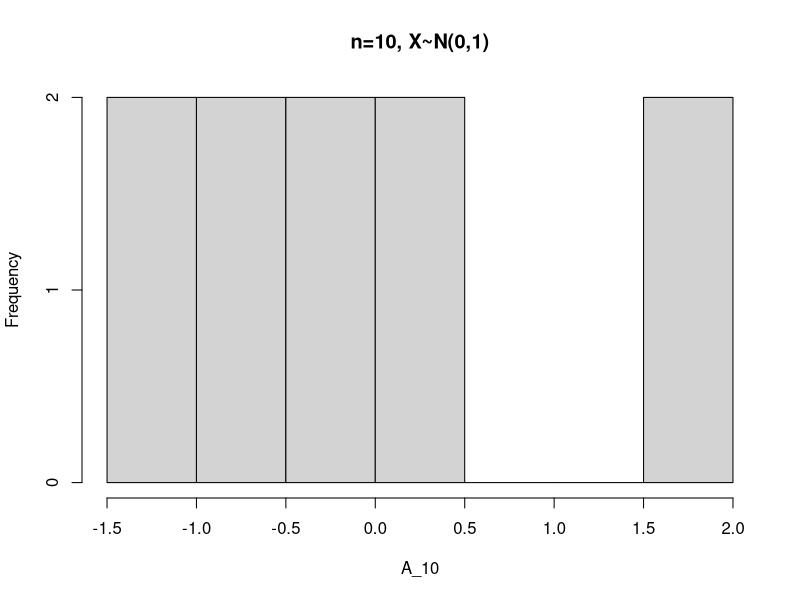
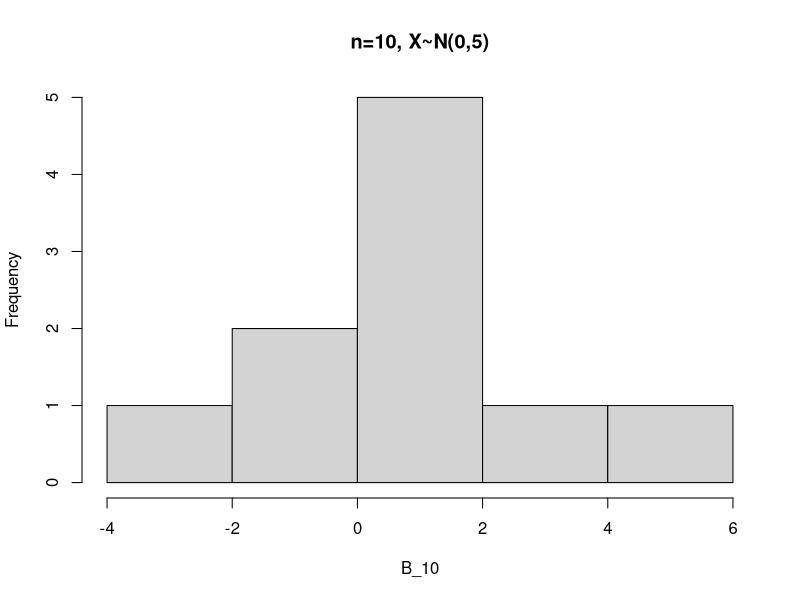
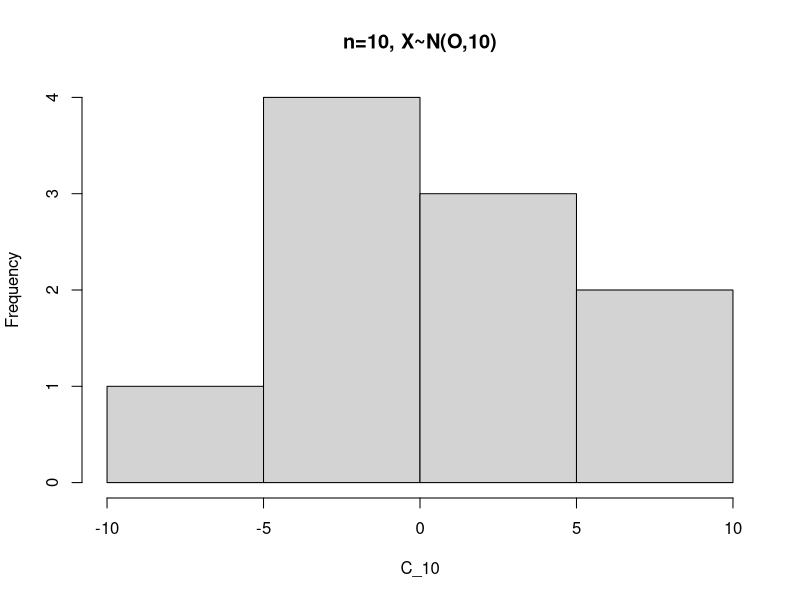
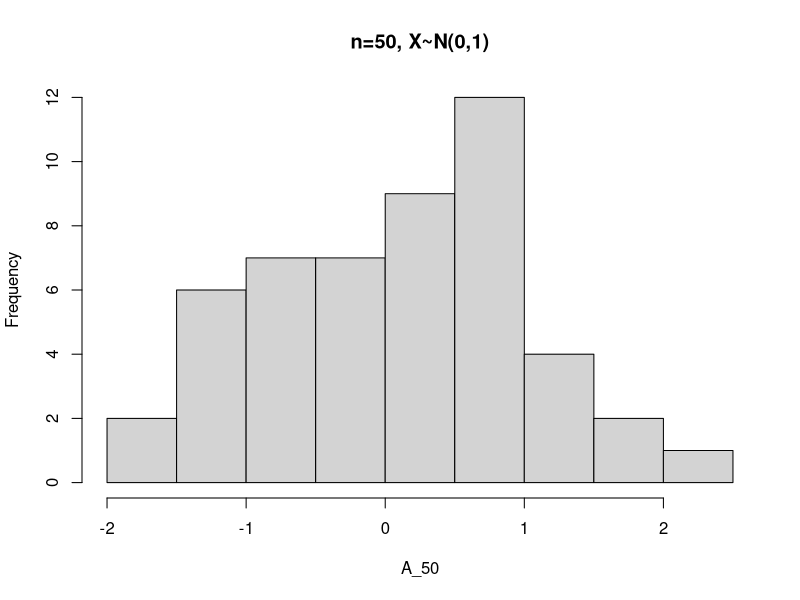
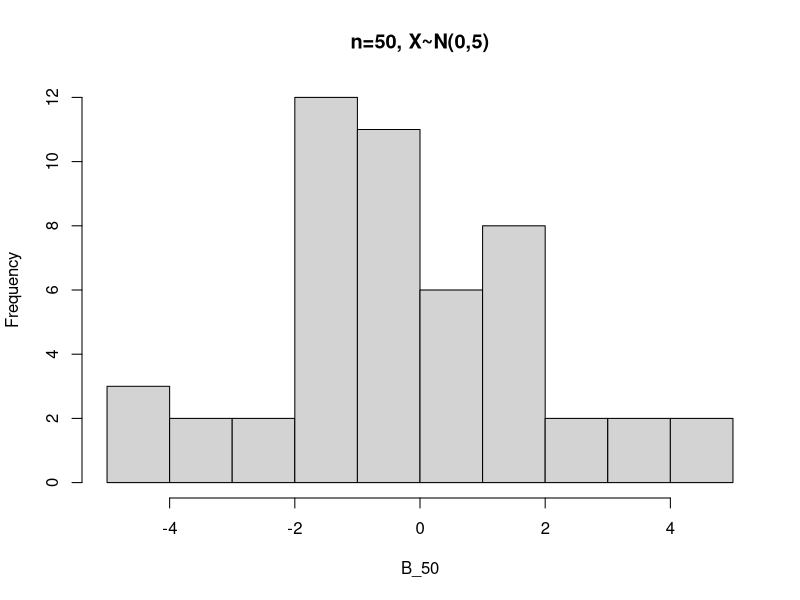
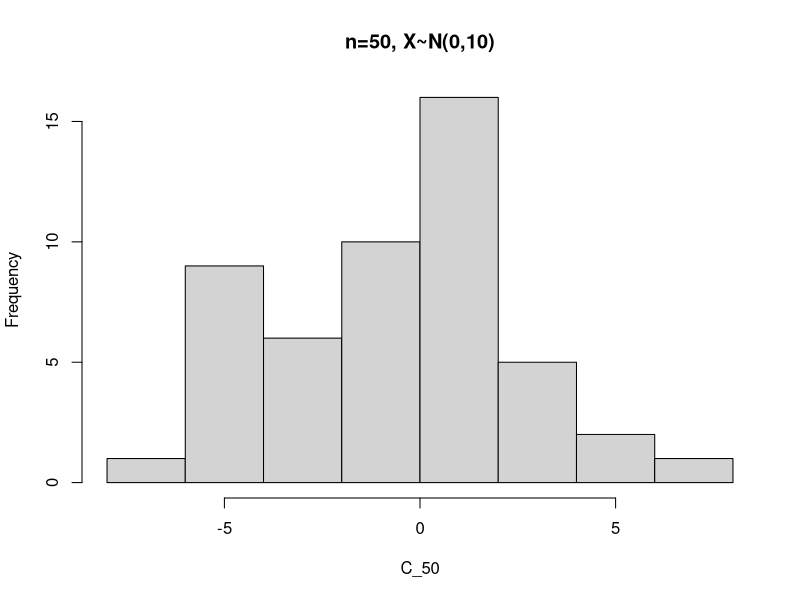
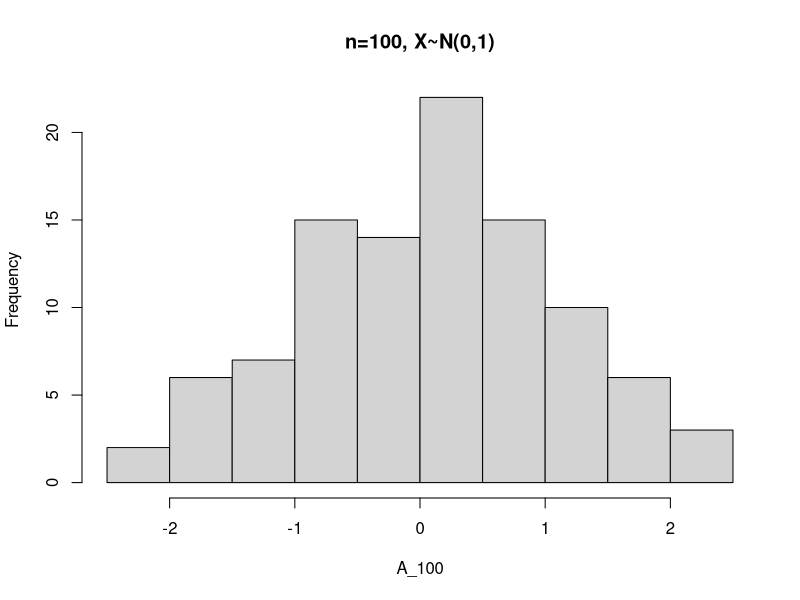
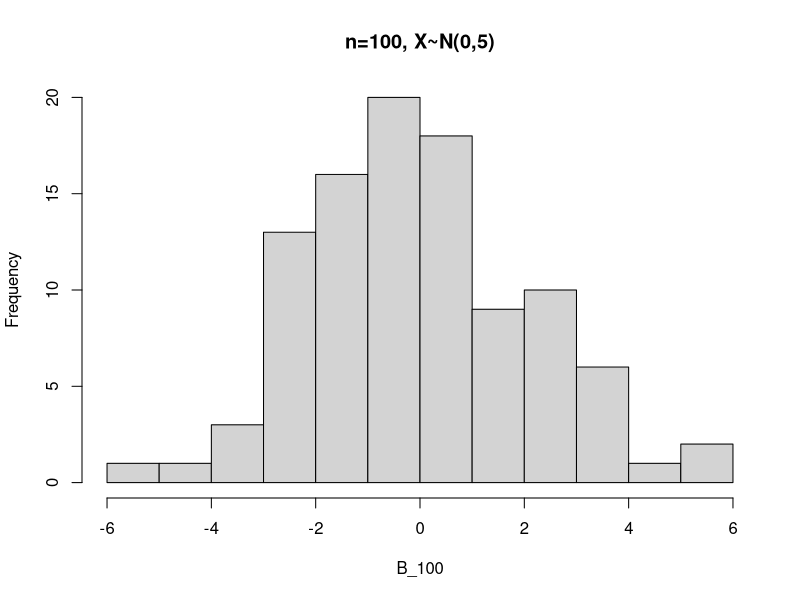

Recreate these plots in R, in order. (Note: this script raises an error after producing the figures.)

# - 1. 확률변수 그래프 그리기       
# - 2. 시계열 데이터 그래프 그리기         
# - 3. 순수확률과정(백색잡음과정)
# - 4. 이동평균과정(Moving Average Process)
# - 5. 자기회귀과정(Auto Regressive Process)
# - 6. 잡음이 섞인 신호
# - 7. Binary Process
# - 8. Random Walk

# < Examples of Stochastic Process > 
# - 1. Binary Process
# - 2. Random Walk 
#  * MA(Moving Average)를 이용하여 Random walk의 평활 그래프 그리기

# < Continuous Probability Distribution >
# - 1. Uniform Distribution
# - 1. Normal Distribution

# < Discrete Probability Distribution >
# - 1. Uniform Distribution

#-----------------------------------------------------------------------------------------------
#-----------------------------------------------------------------------------------------------


# 1. 확률변수 그래프 그리기


# 객체 생성
# ex) x<-7 또는 x=7
# 단축키 ; alt + -

# 코드 실행 ; Ctrl + Enter 또는 Run

# rnorm ; 정규분포에서 난수생성하는 함수
# rnorm(n=표본수, mean=평균,sd=표준편차)

# hist ; 히스토그램을 그려주는 함수
# hist(x=데이터, main = 제목)

# sqrt ; SQUARE ROOT, 제곱근을 구해주는 함수


#-----------------------------------------------------------------------------------------------


# 1-1. n=10일 때


# 1) N(O,1)
A_10<-rnorm(n=10, mean=0, sd=sqrt(1))
hist(A_10,main="n=10, X~N(0,1)")

# 2) N(0,5)
B_10<-rnorm(n=10, mean=0, sd=sqrt(5))
hist(B_10,main="n=10, X~N(0,5)")

# 3) N(O,10)
C_10<-rnorm(n=10, mean=0, sd=sqrt(10))
hist(C_10,main = "n=10, X~N(O,10)")


#-----------------------------------------------------------------------------------------------


# 1-2. n=50일 때


# 1) N(0,1)
A_50<-rnorm(n=50, mean=0, sd=sqrt(1))
hist(A_50, main="n=50, X~N(0,1)")

# 2) N(0,5)
B_50<-rnorm(n=50, mean=0, sd=sqrt(5))
hist(B_50, main="n=50, X~N(0,5)")

# 3) N(0,10)
C_50<-rnorm(n=50, mean=0, sd=sqrt(10))
hist(C_50, main="n=50, X~N(0,10)")



#-----------------------------------------------------------------------------------------------


# 1-3. n=100일 때


# 1) N(0,1)
A_100<-rnorm(n=100, mean=0, sd=sqrt(1))
hist(A_100, main="n=100, X~N(0,1)")

# 2) N(0,5)
B_100<-rnorm(n=100, mean=0, sd=sqrt(5))
hist(B_100, main="n=100, X~N(0,5)")

# 3) N(0,10)
C_100<-rnorm(n=100, mean=0, sd=sqrt(10))
hist(C_100, main="n=100, X~N(0,10)")


#-----------------------------------------------------------------------------------------------


# 1-4. n=1000일 때


# 1) N(0,1)
A_1000<-rnorm(1000, mean=0, sd=sqrt(1))
hist(A_1000,main="n=1000, X~N(0,1)")

# 2) N(0,5)
B_1000<-rnorm(1000, mean=0, sd=sqrt(5))
hist(B_1000,main="n=1000, X~N(0,5)")

# 3) N(0,10)
C_1000<-rnorm(1000, mean=0, sd=sqrt(10))
hist(C_1000,main ="n=1000, X~N(0,10)")


#-----------------------------------------------------------------------------------------------
#-----------------------------------------------------------------------------------------------


# 2. 시계열 데이터 그래프 그리기


# ts ; 시계열 데이터 생성하는 함수
# ts(데이터, frequency=간격, start=시작일)

# plot ; 그래프를 그려주는 함수, 시계열 데이터 객체를 시계열 그래프로 나타낼 수 있음.
# plot(x,y)
# plot(시계열 객체, main = 제목)


#-----------------------------------------------------------------------------------------------


# 2-1. n=10일 때


# 1) N(0,1)
ts_A_10=ts(rnorm(n=10, mean=0, sd = sqrt(1)), frequency=1, start=1)
plot(ts_A_10, main= 'n=10, mean=0, var=1' )


# 2) N(0,5)
ts_B_10=ts(rnorm(n=10, mean=0, sd = sqrt(5)), frequency=1, start=1)
plot(ts_B_10, main= 'n=10, mean=0, var=5' )

# 3) N(0,10)
ts_C_10=ts(rnorm(n=10, mean=0, sd = sqrt(5)), frequency=1, start=1)
plot(ts_C_10, main= 'n=10, mean=0, var=10' )


#-----------------------------------------------------------------------------------------------


# 2-2. n=50일 때


# 1) N(0,1)
ts_A_50=ts(rnorm(n=50, mean=0, sd = sqrt(1)), frequency=1, start=1)
plot(ts_A_50, main= 'n=50, mean=0, var=1' )

# 2) N(0,5)
ts_B_50=ts(rnorm(n=50, mean=0, sd = sqrt(5)), frequency=1, start=1)
plot(ts_B_50, main= 'n=50, mean=0, var=5')

# 3) N(0,10)
ts_C_50=ts(rnorm(n=50, mean=0, sd = sqrt(10)), frequency=1, start=1)
plot(ts_C_50, main= 'n=50, mean=0, var=10')


#-----------------------------------------------------------------------------------------------


# 2-3. n=100일 때


# 1) N(0,1)
ts_A_100=ts(rnorm(n=100, mean=0, sd = sqrt(1)),frequency=1, start=1)
plot(ts_A_100, main= 'n=100, mean=0, var=1' )

# 2) N(0,5)
ts_B_100=ts(rnorm(n=100, mean=0, sd = sqrt(5)), frequency=1, start=1)
plot(ts_B_100, main= 'n=100, mean=0, var=5')

# 3) N(0,10)
ts_C_100=ts(rnorm(n=100, mean=0, sd = sqrt(10)), frequency=1, start=1)
plot(ts_C_100, main= 'n=100, mean=0, var=10')


#-----------------------------------------------------------------------------------------------


# 2-4. n=1000일 때


# 1) N(0,1)
ts_A_1000=ts(rnorm(n=1000, mean=0, sd = sqrt(1)),frequency=1, start=1)
plot(ts_A_1000, main= 'n=1000, mean=0, var=1' )

# 2) N(0,5)
ts_B_1000=ts(rnorm(n=1000, mean=0, sd = sqrt(5)), frequency=1, start=1)
plot(ts_B_1000, main= 'n=1000, mean=0, var=5')

# 3) N(0,10)
ts_C_1000=ts(rnorm(n=1000, mean=0, sd = sqrt(10)), frequency=1, start=1)
plot(ts_C_1000, main= 'n=1000, mean=0, var=10')


#-----------------------------------------------------------------------------------------------
# 동일한 정규분포에서 생성된 난수이지만,
# 확률변수와 시계열의 모양은 전혀 다름.

#--------------------------------------------

# 확률변수 그래프

a_10 <- runif(n = 10, min = 0 , max = 1)
his(a_10, main = "n=10 , min = 0, max = 1")


a_50 <- runif(n = 50 , min = 0 , max = 1)
hist(a_50 , main = " n=50, min=0, max=1")

a_100 <- runif(n=100, min=0, max=1)
hist(a_100)

a_1000 <- runif(n=1000, min=0, max=1)
hist(a_1000, main = "n= 1000, min=0, max=1")

a_50000 <- runif(n=50000, min=0, max=1)
hist(a_50000, main = "n= 50000, min=0, max=1")

# 시계열 데이터 그래프

ts_10 <- ts(runif(n=10,min=0, max=1), frequency = 1 , start =1)
plot(ts_10, main = "ts_10")


#-----------------------------------------------------------------------------------------------
#-----------------------------------------------------------------------------------------------
# - 3. 순수확률과정(백색잡음과정)
# Wt~iid N(0,분산)


# Wt 생성   /  Wt~iid N(0,분산)
set.seed(1) # 난수 생성시, 재사용 가능
W<-ts(rnorm(n=10, mean=0, sd = sqrt(1)), frequency=1, start=1) # ts함수 이용하여 시계열 데이터 만들기

# Wt 그래프
plot(W, main= '순수확률과정(백색잡음과정)' )


#-----------------------------------------------------------------------------------------------
# n=100인경우


# Wt 생성   /  Wt~iid N(0,분산)
W<-ts(rnorm(n=100, mean=0, sd = sqrt(1)), frequency=1, start=1)

# Wt 그래프
plot(W, main= '순수확률과정(백색잡음과정)' )


#-----------------------------------------------------------------------------------------------
# n=100, 분산=10인 경우 → 분산 증가하여, 변동폭이 커짐


# Wt 생성   /  Wt~iid N(0,분산)
W<-ts(rnorm(n=100, mean=0, sd = sqrt(10)), frequency=1, start=1)

# Wt 그래프
plot(W, main= '순수확률과정(백색잡음과정)' )


#-----------------------------------------------------------------------------------------------
# n=100, 분산=1인경우 & n=100, 분산=10인경우


# Wt 생성   /  Wt~iid N(0,분산)
W_1<-ts(rnorm(n=100, mean=0, sd = sqrt(1)), frequency=1, start=1)
W_10<-ts(rnorm(n=100, mean=0, sd = sqrt(10)), frequency=1, start=1)
# Wt 그래프
plot(W_1, main= '순수확률과정(백색잡음과정)',
     ylim=c(min(min(W_1),min(W_10)), max(max(W_1),max(W_10))))
lines(W_10,col="blue")
legend("topright", legend = c("분산=1","분산=10"),
       lty = c(1,1),
       fill = c("black","blue"))


#-----------------------------------------------------------------------------------------------
#-----------------------------------------------------------------------------------------------
# - 4. 이동평균과정(Moving Average Process )
# 백색잡음 그래프 위에 그려서 비교해보기
# Yt= (Wt-1 + Wt + Wt+1)/3 → zoo패키지의 rollmean 함수 이용


# 3-Point Moving Average Process 

# Wt 생성   /   Wt~iid N(0,분산)
set.seed(1)
W<-ts(rnorm(n=10, mean=0, sd = sqrt(1)), frequency=1, start=1)

# Wt 그래프
plot(W, main= '순수확률과정(백색잡음과정)' )

# Yt생성   /   Yt= (Wt-1 + Wt + Wt+1)÷3 → zoo패키지의 rollmean 함수 이용
library(zoo) # 이동평균계산을 위해 필요한 패키지
zoo_W <- zoo(W) # 'zoo'객체로 변환
MA_Yt<-rollmean(x = zoo_W, k = 3)  # k=3일 때,이동평균 계산

# Wt그래프와 Yt그래프
plot(W,main="순수확률과정 & 이동평균과정")   # Wt 그래프
lines(MA_Yt, col = 'blue')   # k=3로,이동평균한 그래프
legend("topleft", legend = c("백색잡음","k=3인 이동평균"),
       lty = c(1,1),
       fill = c("black","blue"))

#-----------------------------------------------------------------------------------------------
# 5-Point Moving Average Process
# n=100, k=5

# Wt 생성 /  Wt~iid N(0,분산)
W<-ts(rnorm(n=100, mean=0, sd = sqrt(1)), frequency=1, start=1)

# Wt 그래프
plot(W, main= '순수확률과정(백색잡음과정)' )

# Yt생성   /   Yt= (Wt-2 + Wt-1 + Wt + Wt+1 + Wt+2)÷5 → zoo패키지의 rollmean 함수 이용
library(zoo) # 이동평균계산을 위해 필요한 패키지
zoo_W<- zoo(W) # 'zoo'객체로 변환
MA_Yt<-rollmean(x = zoo_W, k = 5)  # k=5일 때,이동평균 계산

# Wt그래프와 Yt그래프
plot(W,main="순수확률과정 & 이동평균과정")    # Wt 그래프
lines(MA_Yt, col = 'blue')   # k=5로,이동평균한 그래프
legend("topleft", legend = c("백색잡음","k=5인 이동평균"),
       lty = c(1,1),
       fill = c("black","blue"))




#-----------------------------------------------------------------------------------------------
#-----------------------------------------------------------------------------------------------
# - 5. 자기회귀과정(Auto Regressive Process) → AR(1) : 하나의 시점에만 종속됨
# Xt=Xt-1 + Wt


# Wt 생성 /  Wt~iid N(0,분산)
set.seed(1) # 난수 생성
W<-ts(rnorm(n=10, mean=0, sd = sqrt(1)), frequency=1, start=1)


# Xt 생성   / Xt=Xt-1 + Wt
X=c() 

for(t in 2:10){
  X[1]=W[1]
  X[t]=X[t-1]+W[t]
  print(X[t])
}

X  # Xt 값

plot(W,main="순수확률과정 & 자기회귀과정",ylim=c(min(min(W),min(X)), max(max(W),max(X))))
lines(X,col="red")

#-----------------------------------------------------------------------------------------------
# n=100


# Wt 생성 /  Wt~iid N(0,분산)
W<-ts(rnorm(n=100, mean=0, sd = sqrt(10)), frequency=1, start=1)


# Xt 생성   / Xt=Xt-1 + Wt
X=c() 
for(t in 2:100){
  X[1]=W[1]
  X[t]=X[t-1]+W[t]
  print(X[t])
}

X  # Xt 값

plot(W,main="순수확률과정 & 자기회귀과정", ylim=c(min(min(W),min(X)), max(max(W),max(X))))
lines(X,col="red")

#-----------------------------------------------------------------------------------------------
#-----------------------------------------------------------------------------------------------
# - 6. 잡음이 섞인 신호
# Yt= S(t)+Wt


# S(t)=0.5t + 1.7
# 따라서, Yt= S(t)+Wt=0.5t + 1.7 + Wt

# Wt 생성  /  Wt~iid N(0,분산)
set.seed(1) # 난수 생성
W<-ts(rnorm(n=10, mean=0, sd = sqrt(1)), frequency=1, start=1)

# S(t)=0.5t + 1.7 생성
S=c()
for(t in 1:10){
  S[t]=(0.5)*t + 1.7
  print(S[t])

}

S

# Yt계산 / Yt= S(t) + Wt=  0.5t + 1.7 + Wt
Y=c()
for(t in 1:10){
  Y[t]=(0.5)*t+1.7+W[t]
  print(Y[t])
}
Y # Yt값

# 그래프
plot(W,main="백색잡음 & S(t) & 잡음이 섞인 신호 Yt",ylim=c(min(min(W),min(Y)),max(max(W),max(Y))) ) # 백색잡음
lines(S,col="blue") # 선형형태의 S(t)
lines(Y,col="red") # Yt
legend("topleft", legend = c("백색잡음","S(t)","Yt"),
       lty = c(1,1),
       fill = c("black","blue","red"))

#-----------------------------------------------------------------------------------------------
# n = 500

# Wt 생성  /   Wt~iid N(0,분산)
W<-ts(rnorm(n=500, mean=0, sd = sqrt(1)), frequency=1, start=1)

# S(t)=0.5t + 1.7 생성
S=c()
for(t in 1:500){
  S[t]=(0.5)*t + 1.7
  print(S[t])
  
}

# Yt계산
Y=c()
for(t in 1:500){
  Y[t]=(0.5)*t+1.7+W[t]
  print(Y[t])
}
Y # Yt값

# 그래프
plot(W,main="백색잡음 & S(t) & 잡음이 섞인 신호 Yt",ylim=c(min(min(W),min(Y)),max(max(W),max(Y))) ) # 백색잡음
lines(S,col="blue") # 선형형태의 S(t)
lines(Y,col="red") # Yt
legend("topleft", legend = c("백색잡음","S(t)","Yt"),
       lty = c(1,1),
       fill = c("black","blue","red"))

#-----------------------------------------------------------------------------------------------
# n=500, 분산 = 50

# Wt 생성  /  Wt~iid N(0,분산)
W<-ts(rnorm(n=500, mean=0, sd = sqrt(50)), frequency=1, start=1)

# S(t)=0.5t + 1.7 생성
S=c()
for(t in 1:500){
  S[t]=(0.5)*t + 1.7
  print(S[t])
  
}

# Yt계산
Y=c()
for(t in 1:500){
  Y[t]=(0.5)*t+1.7+W[t]
  print(Y[t])
}
Y # Yt값

# 그래프
plot(W,main="백색잡음 & S(t) & 잡음이 섞인 신호 Yt",ylim=c(min(min(W),min(Y)),max(max(W),max(Y))) ) # 백색잡음
lines(S,col="blue") # 선형형태의 S(t)
lines(Y,col="red") # Yt
legend("topleft", legend = c("백색잡음","S(t)","Yt"),
       lty = c(1,1),
       fill = c("black","blue","red"))



#-----------------------------------------------------------------------------------------------
#-----------------------------------------------------------------------------------------------
# < Examples of Stochastic Process > 


# [t시점이 10개인 경우] → 손으로 직접 계산하여 비교
# - 1. Binary Process
# Uniform 분포에서 난수생성
set.seed(1)
U_Data<-runif(n = 9, min = 0, max=1)
U_Data

# ifelse 함수를 사용하여 0.5보다 크면 1, 작으면 -1로 변환하는 과정
U_Data_Bin<- ifelse(U_Data > 0.5, 1,-1)
U_Data_Bin
U_Data_Bin<-c(0,U_Data_Bin) # t=0일 때의 X0=0값 지정(initial 값 지정)

#시각화 
plot(U_Data_Bin, xlab= 't', ylab= "Xt", main= 'Binary Process',col="blue",
     xaxt='n')
axis(side = 1,at=1:10,labels=as.character(0:9)) 

# - 2.  Random Walk
#cumsum 함수 : 누적합을 출력하는 함수
U_Data_Bin_RW <- cumsum(U_Data_Bin)
U_Data_Bin_RW 

#시각화
plot(U_Data_Bin_RW , type= 'l', ylim = c(min(U_Data_Bin_RW), max(U_Data_Bin_RW)),
     xlab= 't  ', ylab= 'St',
     main= 'Random walk', col='blue',
     xaxt='n')
axis(side = 1,at=1:10,labels=as.character(0:9)) 


#-----------------------------------------------------------------------------------------------
# [t시점이 100개인 경우]
# - 1. Binary Process

# Uniform 분포에서 난수생성
set.seed(2)
U_Data<-runif(n = 99, min = 0, max=1)
U_Data

# ifelse 함수를 사용하여 0.5보다 크면 1, 작으면 -1로 변환하는 과정
U_Data_Bin<- ifelse(U_Data > 0.5, 1,-1)
U_Data_Bin
U_Data_Bin<-c(0,U_Data_Bin) # t=0일 때의 X0=0값 지정(initial 값 지정)

#시각화 
plot(U_Data_Bin, xlab= 't', ylab= "Xt", main= 'Binary Process',col="blue",
     xaxt='n')
axis(side = 1,at=1:100,labels=as.character(0:99)) 

# - 2.  Random Walk
#cumsum 함수 : 누적합을 출력하는 함수
U_Data_Bin_RW <- cumsum(U_Data_Bin)
U_Data_Bin_RW 

#시각화
plot(U_Data_Bin_RW , type= 'l', ylim = c(min(U_Data_Bin_RW), max(U_Data_Bin_RW)),
     xlab= 't  ', ylab= 'St',
     main= 'Random walk', col='blue',
     xaxt='n')
axis(side = 1,at=1:100,labels=as.character(0:99)) 

#-----------------------------------------------------------------------------------------------
# [t시점이 1000개인 경우]
# - 1. Binary Process
# Uniform 분포에서 난수생성
set.seed(3)
U_Data<-runif(n = 999, min = 0, max=1)
U_Data

# ifelse 함수를 사용하여 0.5보다 크면 1, 작으면 -1로 변환하는 과정
U_Data_Bin<- ifelse(U_Data > 0.5, 1,-1)
U_Data_Bin
U_Data_Bin<-c(0,U_Data_Bin) # t=0일 때의 X0=0값 지정(initial 값 지정)

#시각화 
plot(U_Data_Bin, xlab= 't', ylab= "Xt", main= 'Binary Process',col="blue",
     xaxt='n')
axis(side = 1,at=1:1000,labels=as.character(0:999)) 


# - 2.  Random Walk
#cumsum 함수 : 누적합을 출력하는 함수

U_Data_Bin_RW <- cumsum(U_Data_Bin)
U_Data_Bin_RW 

#시각화
plot(U_Data_Bin_RW , type= 'l', ylim = c(min(U_Data_Bin_RW), max(U_Data_Bin_RW)),
     xlab= 't  ', ylab= 'St',
     main= 'Random walk', col='blue',
     xaxt='n')
axis(side = 1,at=1:1000,labels=as.character(0:999)) 

#  * MA(Moving Average)를 이용하여 Random walk의 평활 그래프 그리기
library(zoo)
zoo_U_Data_Bin_RW <- zoo(U_Data_Bin_RW)
MA_St<-rollmean(x = zoo_U_Data_Bin_RW, k = 5) # 5-Point Moving Average Process 
lines(MA_St, col = 'red') 

#-----------------------------------------------------------------------------------------------
#-----------------------------------------------------------------------------------------------
#-----------------------------------------------------------------------------------------------
#-----------------------------------------------------------------------------------------------
# < Continuous Probability Distribution >
# - 1. Uniform Distribution

# [n=10인경우]  → 손으로 직접 계산하여 비교
# 난수발생
set.seed(11)
U_data<-runif(n=10,min =0,max=1)
U_data 
hist(U_data, freq = F)

# U_data * 48 → 값 변환
U_data_48<-U_data*48
U_data_48<-ceiling(U_data_48)
U_data_48


hist(U_data_48,breaks =24,freq = F) # freq = F 이면 확률밀도보여줌
axis(side = 1, at =seq(0,48, by=2))
#-----------------------------------------------------------------------------------------------
# [n=100인경우]
# 난수발생
set.seed(12)
U_data<-runif(n=100,min =0,max=1)
U_data
hist(U_data, freq = F)

# U_data * 48 → 값 변환
U_data_48<-U_data*48
U_data_48<-ceiling(U_data_48)
U_data_48


hist(U_data_48, breaks =24, freq = F) # freq = F 이면 확률밀도보여줌
axis(side = 1, at =seq(0,48, by=2))
#-----------------------------------------------------------------------------------------------
# [n=5000인경우]
# 난수발생
set.seed(13)
U_data<-runif(n=5000,min =0,max=1)
U_data
hist(U_data, freq = F)

# U_data * 48 → 값 변환
U_data_48<-U_data*48
U_data_48<-ceiling(U_data_48)
U_data_48

hist(U_data_48, breaks =24, freq = F) # freq = F 이면 확률밀도보여줌
axis(side = 1, at =seq(0,48, by=2))
#-----------------------------------------------------------------------------------------------
# [n=5000000인경우]
# 난수발생
set.seed(14)
U_data<-runif(n=5000000,min =0,max=1)
U_data 
hist(U_data, freq = F)

# U_data * 48 → 값 변환
U_data_48<-U_data*48
U_data_48<-ceiling(U_data_48)
U_data_48


hist(U_data_48,breaks =24,freq = F) # freq = F 이면 확률밀도보여줌
axis(side = 1, at =seq(0,48, by=2))
#-----------------------------------------------------------------------------------------------
#-----------------------------------------------------------------------------------------------
# - 1. Normal Distribution, X~N(µ, σ^2)
# X~N(0,1)

# X값 생성
X<- seq(-5, 5, 0.1)

# dnorm ; 확률밀도함수 (Probability density function)
f_X1<-dnorm(X, mean=0, sd=sqrt(0.2))
f_X2<-dnorm(X, mean=0, sd=sqrt(1))
f_X3<-dnorm(X, mean=0, sd=sqrt(5))
f_X4<-dnorm(X, mean=-2, sd=sqrt(0.5))

# 그래프
plot(X, f_X1, type = "l",col="blue",xlim = c(-5,5))
lines(X,f_X2, type = "l",col="red")
lines(X,f_X3, type = "l",col="yellow")
lines(X,f_X4, type = "l",col="green")

# 범례
legend("topright",
       legend = c("µ=0, σ^2=0.2","µ=0, σ^2=1","µ=0, σ^2=5","µ=-2, σ^2=0.5"),
       fill = c("blue", "red","yellow","green"))

#-----------------------------------------------------------------------------------------------
#-----------------------------------------------------------------------------------------------
# < Discrete Probability Distribution >
# - 1. Uniform Distribution

#pdf
set.seed(21)
x<-seq(-3,3,length.out=10)
x


# 구간 지정
a<-0 
b<-1


for(i in 1:10){
        if(x[i] >=0 & x[i]<=1){
                y[i]<-1/(b-a)
        }
        else { 
                y[i]<-0
        }
                }
plot(x,y,ylab="Probability",main="Discrete Uniform Distribution")

#-----------------------------------------------------------------------------------------------
#-----------------------------------------------------------------------------------------------

